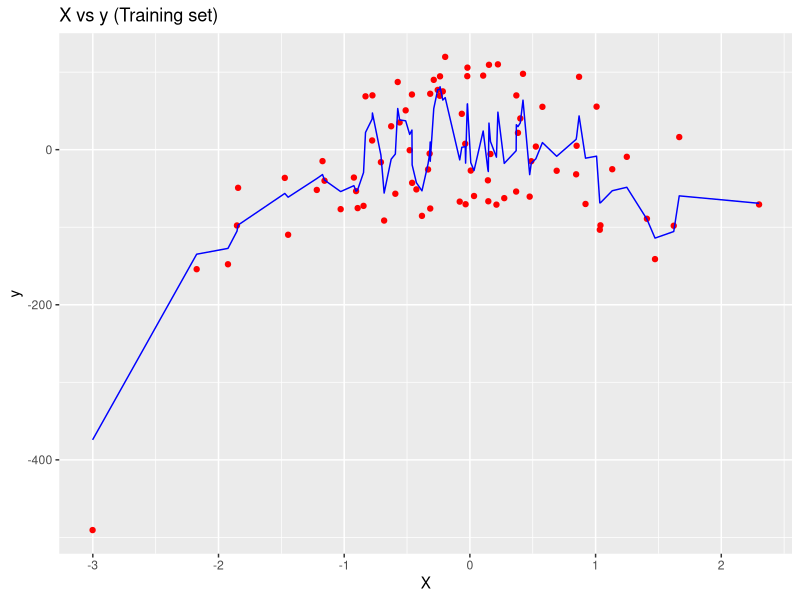
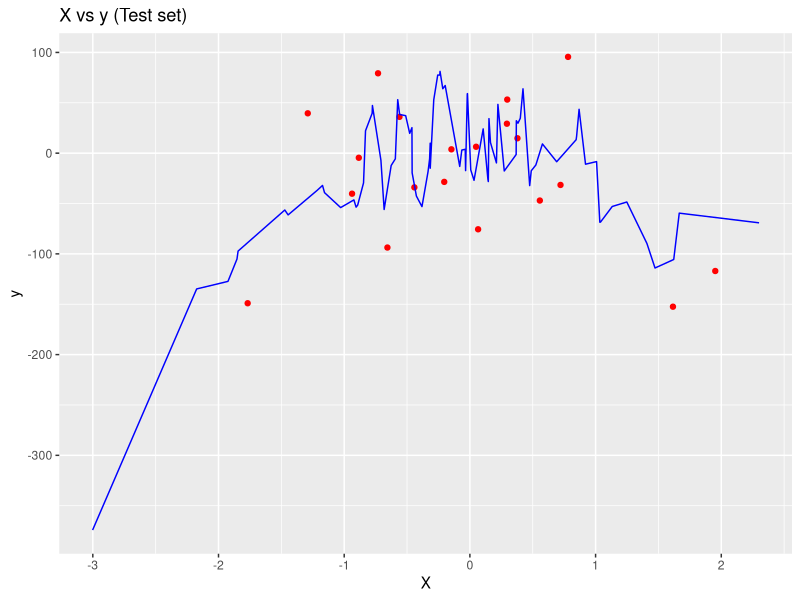

Source code (R) for these figures, in order:

RMSE = function(a, b){
  sqrt(mean((a - b)^2))
}
# Import the dataset
dataset = read.csv('polyRegression.csv')
print(colnames(dataset))

dataset <- dataset[,-1]
print(colnames(dataset))

# Splitting the dataset 
library(caTools)
split = sample.split(dataset$X, SplitRatio = 0.8)
training_set = subset(dataset, split == TRUE)
test_set = subset(dataset, split == FALSE)


# Regressor
# install.packages('rpart')
library(randomForest)
regressor = randomForest(x = dataset[-2],
                         y = dataset$y,
                         ntree = 500)
# Predicting
y_pred = predict(regressor, newdata = test_set)


# Visualising
library(ggplot2)
ggplot() +
  geom_point(aes(x = training_set$X, y = training_set$y),
             colour = 'red') +
  geom_line(aes(x = training_set$X, y = predict(regressor, newdata = training_set)),
             colour = 'blue') +
  ggtitle('X vs y (Training set)') +
  xlab('X') +
  ylab('y')

# Visualising the Test set results
library(ggplot2)
ggplot() +
  geom_point(aes(x = test_set$X, y = test_set$y),
             colour = 'red') +
  geom_line(aes(x = training_set$X, y = predict(regressor, newdata = training_set)),
             colour = 'blue') +
  ggtitle('X vs y (Test set)') +
  xlab('X') +
  ylab('y')


RMSE(test_set$y, y_pred)
